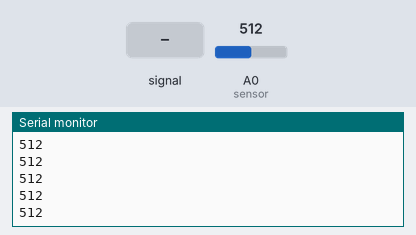
Recording of a sketch running on a simulated Arduino Uno, built with avr-gcc and run on an emulated ATmega328P. Shown: the last lines printed to the serial monitor. The inputs (shaded band) are chosen by the test bench; at power-on: A0 (sensor) = 512.

Above: at 1.2 s.
1.3 s: A0 (sensor) fed a 200 Hz sine of ±81 counts around its level
At 2.2 s:
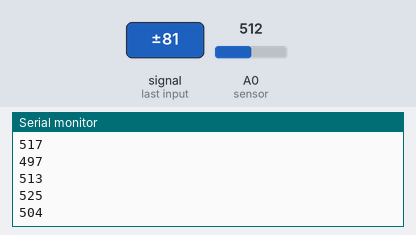
2.8 s: A0 (sensor) set to 716
At 3.6 s:
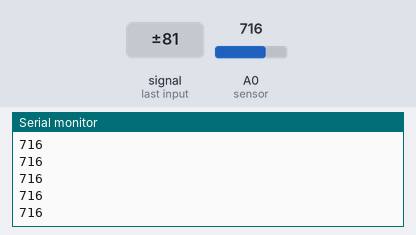
4.3 s: A0 (sensor) set to 900
At 5.4 s:
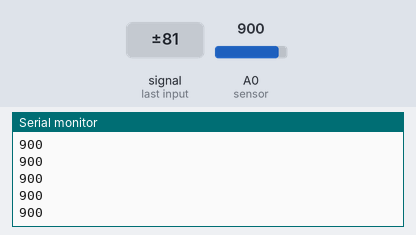
Timing chart, 0 to 7.3 s (numbered marks = the images above; inputs shaded):
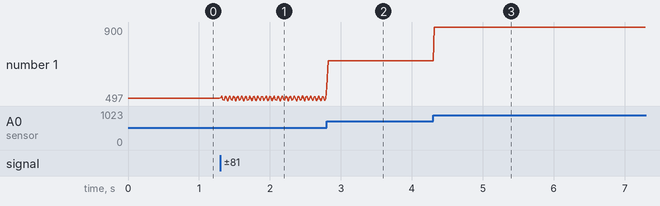

Measured:
- after the input at 1.3 s, the serial monitor: prints a new line at once (image 1)
- after the input at 2.8 s, the serial monitor: prints a new line at once (image 2)
- after the input at 4.3 s, the serial monitor: prints a new line at once (image 3)
- plotted number 1: 512 → 510 after the input at 1.3 s, 510 → 716 after the input at 2.8 s, 716 → 900 after the input at 4.3 s

The sketch:

Clase_27_01_2025.ino
```cpp
//Procsamiento de datos
//
//Normalmente leeos unicamente una v dasa sensor y mandamos
//la informacion al puerto serial
//
//Esto es incorrecro debeido  que podrian generarse inosistencias en las lecturas, por lo que  debe bsucarse
//tratar de aminorar esta situacion mediante el preprocesamiento..

//primera aproximacion.... medidas de tedencia central
//


int sensor = A0;
void setup() {
  // put your setup code here, to run once:
    Serial.begin(9600);
}
//PROMEDIO MEDIA
int totLecturas = 30;//Es el teorema del limite central por eso es 30, se usa cuando no
int valor[30]; //Vector
void loop() {
  // put your main code here, to run repeatedly:
    for(int i = 0; i<totLecturas; i++){
      valor[i] = analogRead(sensor);
      delayMicroseconds(100);
    }


  int prom = 0;
  for(int i = 0; i<totLecturas;i++){
    prom += valor[i];
  }
  prom /= totLecturas;


  Serial.println(prom);

  delay(10);
}
```
